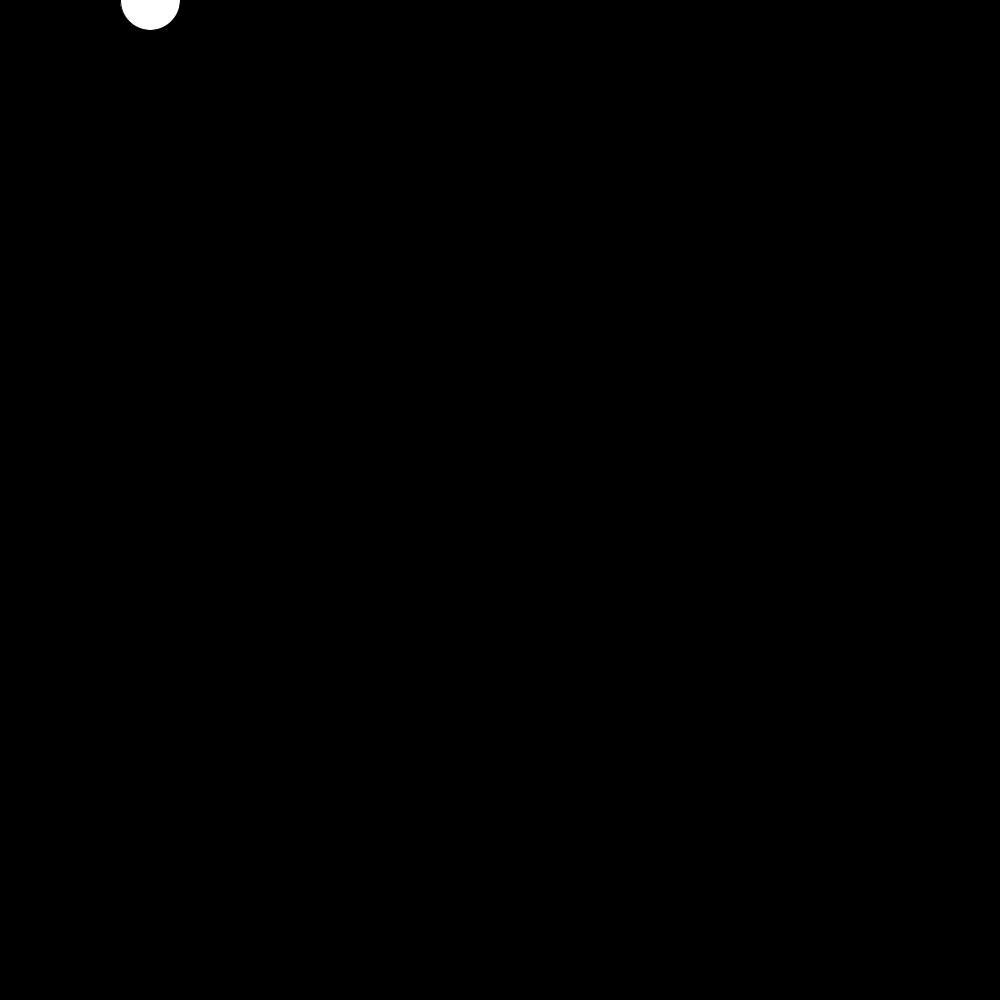
Frame 1 (no input)
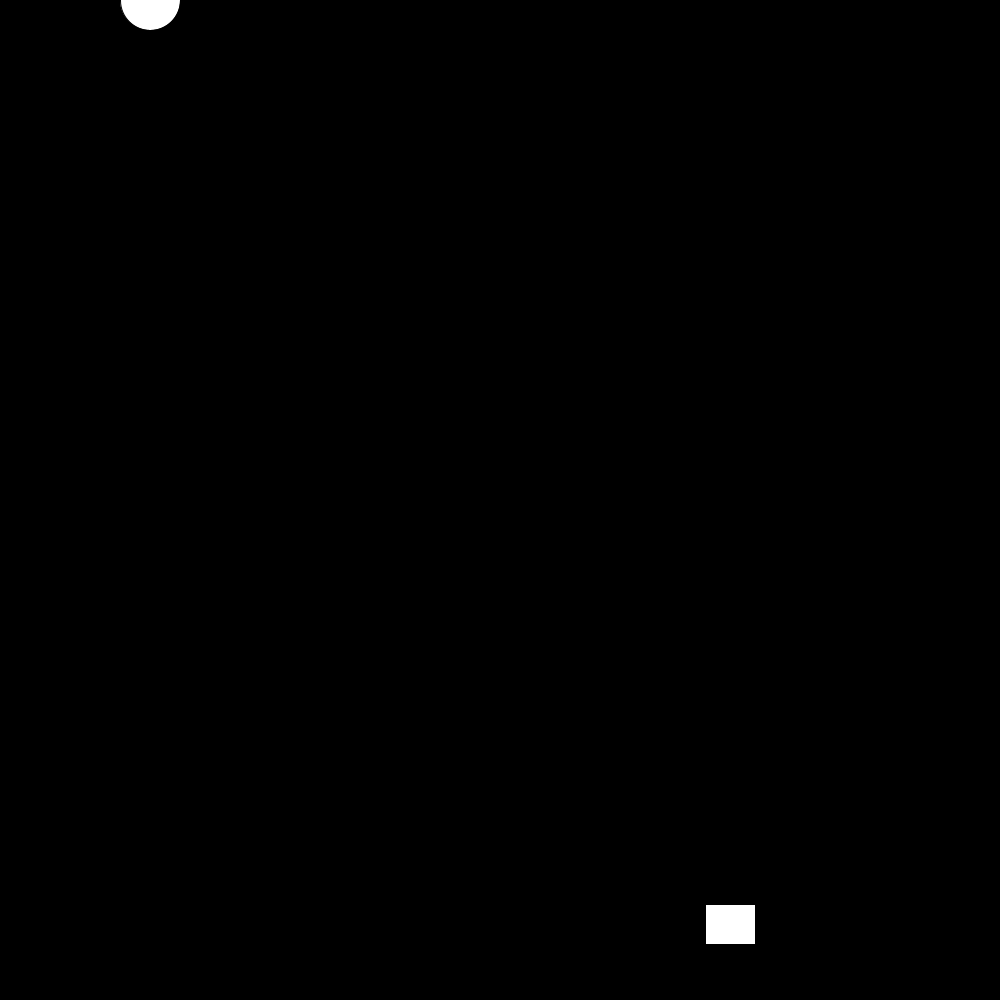
Frame 60 (the mouse pressed at the canvas centre just before this capture)
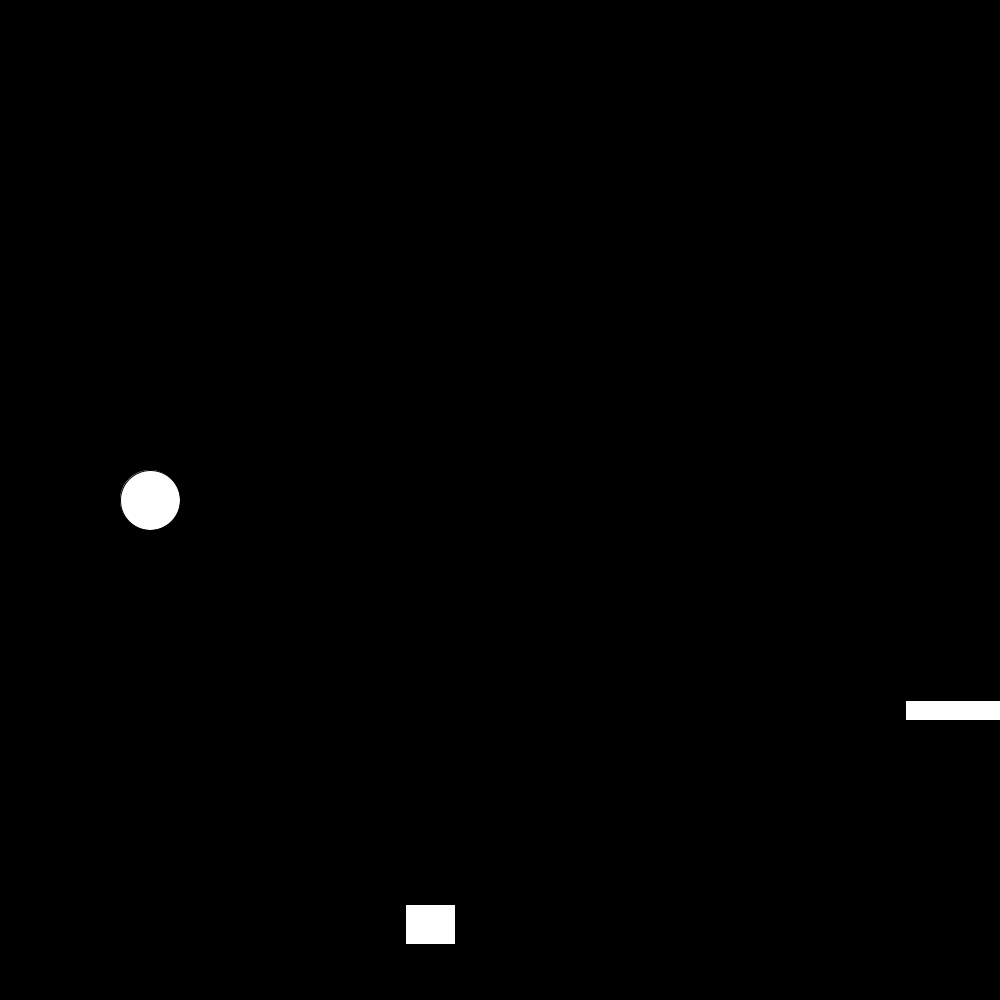
Frame 120 (the mouse held since frame 60 and released just before this capture)

The Processing sketch that drew these frames (run headless with seeded random() and noise(); from frame 60 on, the mouse is pressed at the canvas centre):

// Processing sketch: processing_184700
// ── processing_184700.pde

float px = 1;
float v = 5;
void setup(){
  size(1000,1000);
}
void draw(){
  v=v-5;
  background(0);
 rect(8000+v,60,300,306);
 rect(5000+v,800,40,50);
 rect(2000+v,500,100,78);
 rect(1500+v,700,490,20);
 rect(1600+v,200,680,78);
 rect(1000+v,904,50,40);
 rect(3300+v,204,480,500);
 rect(2400+v,920,90,306);
 rect(3348+v,502,680,20);
 rect(2950+v,830,60,230);
ellipse(150,mouseY,60,60);
}
